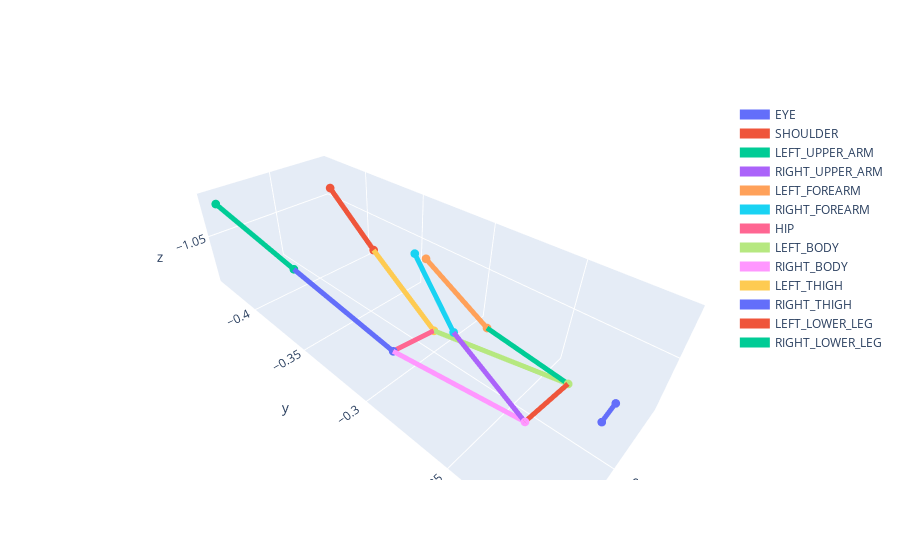

Notebook cell for this chart:
### Code cell
show_3d_human_pose(df, 0)

### Figure 1 — Plotly figure (JSON) as saved in the notebook; plotly's stock layout.template omitted (floating-point values rounded to 4 significant figures)
{"data": [{"line": {"width": 10}, "marker": {"size": 3}, "mode": "lines+markers", "name": "EYE", "type": "scatter3d", "x": [0.2571, 0.2668], "y": [-0.209, -0.2091], "z": [-1.043, -1.045]}, {"line": {"width": 10}, "marker": {"size": 3}, "mode": "lines+markers", "name": "SHOULDER", "type": "scatter3d", "x": [0.2331, 0.2777], "y": [-0.2344, -0.2314], "z": [-1.07, -1.055]}, {"line": {"width": 10}, "marker": {"size": 3}, "mode": "lines+markers", "name": "LEFT_UPPER_ARM", "type": "scatter3d", "x": [0.2331, 0.2375], "y": [-0.2344, -0.2777], "z": [-1.07, -1.06]}, {"line": {"width": 10}, "marker": {"size": 3}, "mode": "lines+markers", "name": "RIGHT_UPPER_ARM", "type": "scatter3d", "x": [0.2777, 0.2673], "y": [-0.2314, -0.2756], "z": [-1.055, -1.044]}, {"line": {"width": 10}, "marker": {"size": 3}, "mode": "lines+markers", "name": "LEFT_FOREARM", "type": "scatter3d", "x": [0.2375, 0.2427], "y": [-0.2777, -0.3146], "z": [-1.06, -1.034]}, {"line": {"width": 10}, "marker": {"size": 3}, "mode": "lines+markers", "name": "RIGHT_FOREARM", "type": "scatter3d", "x": [0.2673, 0.2502], "y": [-0.2756, -0.3153], "z": [-1.044, -1.028]}, {"line": {"width": 10}, "marker": {"size": 3}, "mode": "lines+markers", "name": "HIP", "type": "scatter3d", "x": [0.2386, 0.275], "y": [-0.3103, -0.3054], "z": [-1.081, -1.069]}, {"line": {"width": 10}, "marker": {"size": 3}, "mode": "lines+markers", "name": "LEFT_BODY", "type": "scatter3d", "x": [0.2331, 0.2386], "y": [-0.2344, -0.3103], "z": [-1.07, -1.081]}, {"line": {"width": 10}, "marker": {"size": 3}, "mode": "lines+markers", "name": "RIGHT_BODY", "type": "scatter3d", "x": [0.2777, 0.275], "y": [-0.2314, -0.3054], "z": [-1.055, -1.069]}, {"line": {"width": 10}, "marker": {"size": 3}, "mode": "lines+markers", "name": "LEFT_THIGH", "type": "scatter3d", "x": [0.2386, 0.2234], "y": [-0.3103, -0.3762], "z": [-1.081, -1.063]}, {"line": {"width": 10}, "marker": {"size": 3}, "mode": "lines+markers", "name": "RIGHT_THIGH", "type": "scatter3d", "x": [0.275, 0.2858], "y": [-0.3054, -0.3689], "z": [-1.069, -1.045]}, {"line": {"width": 10}, "marker": {"size": 3}, "mode": "lines+markers", "name": "LEFT_LOWER_LEG", "type": "scatter3d", "x": [0.2234, 0.2094], "y": [-0.3762, -0.4361], "z": [-1.063, -1.043]}, {"line": {"width": 10}, "marker": {"size": 3}, "mode": "lines+markers", "name": "RIGHT_LOWER_LEG", "type": "scatter3d", "x": [0.2858, 0.2952], "y": [-0.3689, -0.4266], "z": [-1.045, -1.024]}], "layout": {"scene": {"xaxis": {"tickvals": [0.1, 0.15, 0.2, 0.25]}, "yaxis": {"tickvals": [-0.45, -0.4, -0.35, -0.3, -0.25, -0.2]}, "zaxis": {"tickvals": [-1.1, -1.05, -1, -0.95, -0.9, -0.85, -0.8, -0.75]}}}}
